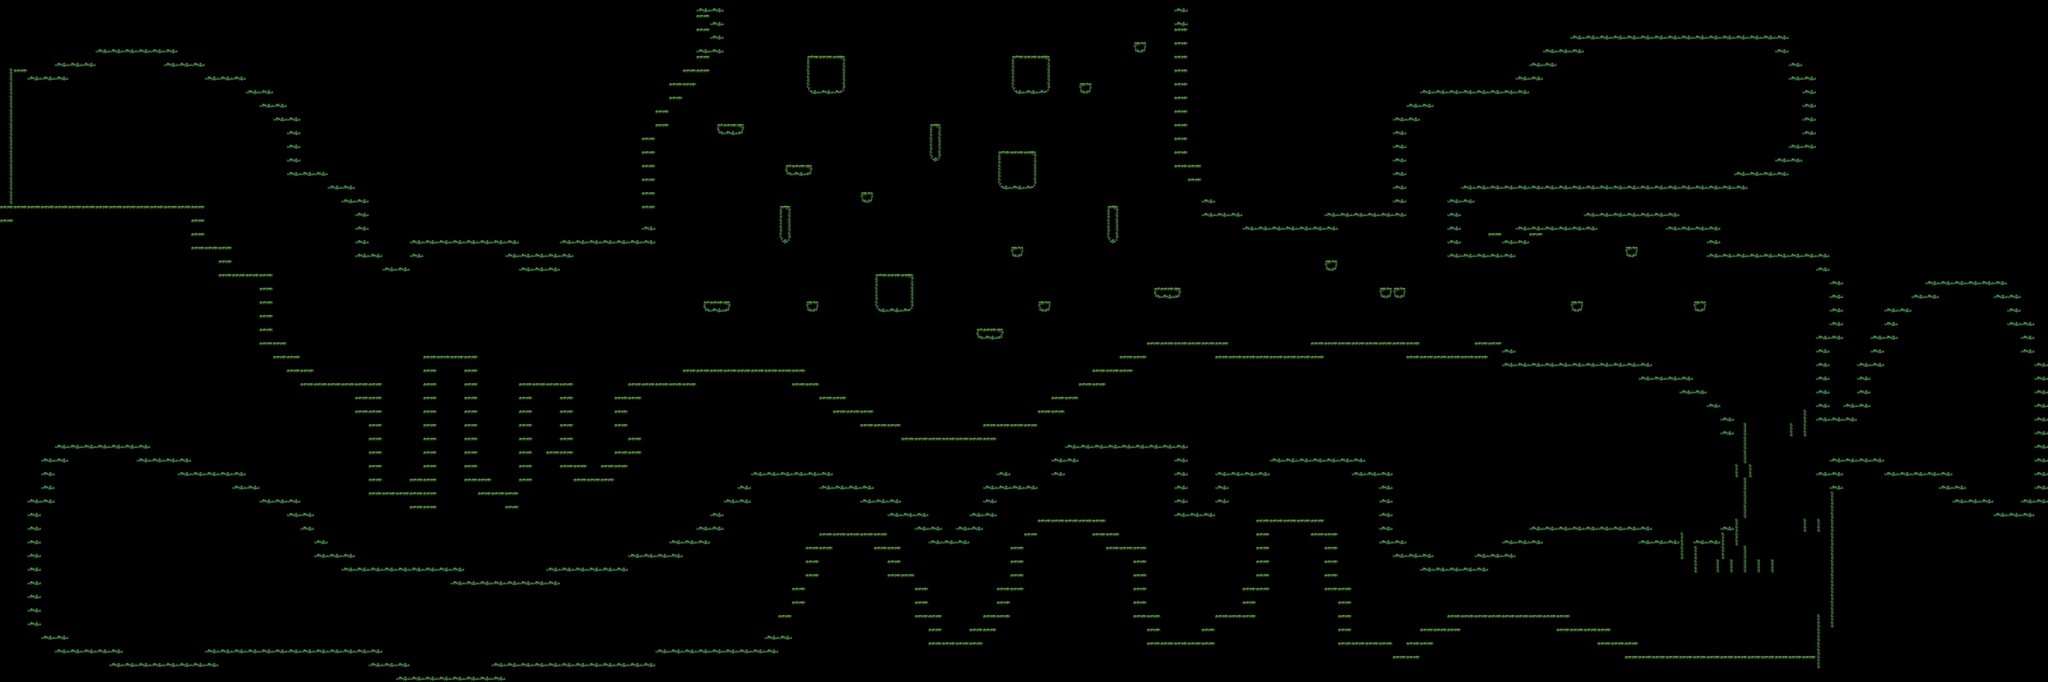

Rendered tile map (Tiled .tmx) drawn with the repository's tilesets; below, a short description and the map source with its tile grids summarised:
An orthogonal 150x50 tile map with 64x64 px tiles, 1 tile layer (Calque de Tuiles 1).

<map version="1.8" tiledversion="1.8.4" orientation="orthogonal" renderorder="right-down" width="150" height="50" tilewidth="64" tileheight="64" infinite="0" nextlayerid="2" nextobjectid="1">
 <tileset firstgid="1" name="mossy0" tilewidth="64" tileheight="64" tilecount="49" columns="7">
  <image source="Mossy - TileSet.png" trans="ffffff" width="448" height="448" />
 </tileset>
 <layer id="1" name="Calque de Tuiles 1" width="150" height="50">
  <data>[7500 cells, 1019 non-empty, 16 distinct tile ids]</data>
 </layer>
</map>